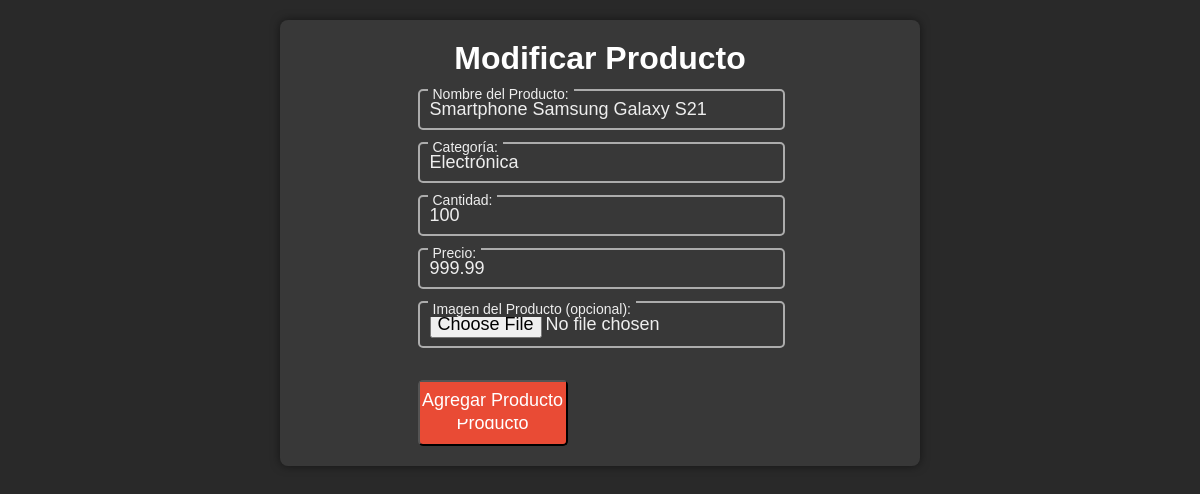
Screenshot of /modifyproducts.php?c=2 with the database file from the repository.
### tables this page shows
CREATE TABLE `productos` (
  `idProducto` int(11) NOT NULL,
  `nombre` varchar(255) NOT NULL,
  `categoria` varchar(255) NOT NULL,
  `cantidad` int(11) NOT NULL,
  `precio` decimal(10,2) NOT NULL,
  `tipo_producto` varchar(255) NOT NULL,
  `idProveedor` int(11) DEFAULT NULL
);

### modifyproducts.php (the view, shortened to what this page needs)
<?php
$conexion = mysqli_connect("localhost", "root", "", "inventario");
$idProducto = null;
$nombre = '';
$categoria = '';
$cantidad = '';
$precio = '';
if (isset($_GET['c'])) {
    $idProducto = $_GET['c'];
    $sqlProducto = $conexion->query("SELECT * FROM productos WHERE idProducto = '$idProducto'");
    $producto = $sqlProducto->fetch_assoc();
    if ($producto) {
        $nombre = $producto['nombre'];
        $categoria = $producto['categoria'];
        $cantidad = $producto['cantidad'];
        $precio = $producto['precio'];
    } else {
        die("Producto no encontrado");
    }
}
?>
<!DOCTYPE html>
<html lang="es">
<head>
</head>
<body>
    <div class="form-container">
        <h1><?php echo $idProducto ? "Modificar Producto" : "Agregar Producto"; ?></h1>
        <form action="modifyproducts.php<?php echo $idProducto ? "?c=$idProducto" : ''; ?>" method="post" enctype="multipart/form-data">
            <div class="form-group">
                <input type="text" id="nombre" name="nombre" value="<?php echo htmlspecialchars($nombre); ?>" required>
                <label for="nombre" class="form-label">Nombre del Producto:</label>
            </div>
            <div class="form-group">
                <input type="text" id="categoria" name="categoria" value="<?php echo htmlspecialchars($categoria); ?>" required>
                <label for="" class="form-label">Categoría:</label>
            </div>
            <div class="form-group">
                <input type="number" id="cantidad" name="cantidad" value="<?php echo htmlspecialchars($cantidad); ?>" required>
                <label for="" class="form-label">Cantidad:</label>
            </div>
            <div class="form-group">
                <input type="text" id="precio" name="precio" value="<?php echo htmlspecialchars($precio); ?>" required>
                <label for="" class="form-label">Precio:</label>
            </div>
            <div class="form-group">
                <input type="file" id="imagen" name="imagen">
                <label for="imagen" class="form-label">Imagen del Producto (opcional):</label>
            </div>
            <button type="submit" class="btn" data-front="Agregar Producto" data-back="Actualizar Producto"><?php echo $idProducto ? 'Actualizar Producto' : 'Agregar Producto'; ?></button>
        </form>
    </div>
</body>
</html>

### modifyproducts.php (style rules this page uses)
* { margin: 0; padding: 0; font-family: 'Mukta', sans-serif; }
body { background-color: #292929; color: #fff; }
.form-container { display: flex; flex-direction: column; align-items: center; width: 100%; max-width: 600px; margin: 20px auto; background-color: #383838; padding: 20px; border-radius: 8px; box-shadow: 0 0 10px rgba(0, 0, 0, 0.5); }
.form-group { position: relative; margin: 12px 0; width: 100%; }
.form-group input { padding: 8px 10px; font-size: 18px; border-radius: 5px; border: #acacac solid 2px; background-color: transparent; color: #eee; transition: 0.15s all ease; width: calc(100% - 22px); }
.form-group input::placeholder { color: transparent; }
.form-group .form-label { position: absolute; top: 50%; left: 10px; font-size: 18px; color: #acacac; transform: translateY(-50%); pointer-events: none; transition: 0.15s all ease; background-color: #383838; padding: 0 5px; }
.form-group input:focus + .form-label, .form-group input:not(:placeholder-shown) + .form-label { transform: translateY(-150%); font-size: 14px; color: #eee; }
.btn { position: relative; width: 150px; font-size: 18px; font-weight: 500; text-align: center; color: #fff; text-decoration: none; background-color: #e94b35; padding: 10px; border-radius: 5px; transition: 0.3s all ease; margin-top: 20px; display: inline-block; text-align: center; }
.btn::before { position: absolute; content: attr(data-front); left: 0; right: 0; top: 0; padding: 8px 0; background-color: #e94b35; transition: 0.9s all ease; opacity: 1; transform: translateY(0) rotateX(0); }
.btn::after { position: absolute; content: attr(data-back); left: 0; right: 0; top: 0; padding: 8px 0; background-color: #00bd9c; transition: 0.5s all ease; opacity: 0; transform: translateY(-50%) rotateX(90deg); }

### rows the page displays
productos: nombre "Smartphone Samsung Galaxy S21", categoria "Electrónica", cantidad "100", precio "999.99"
